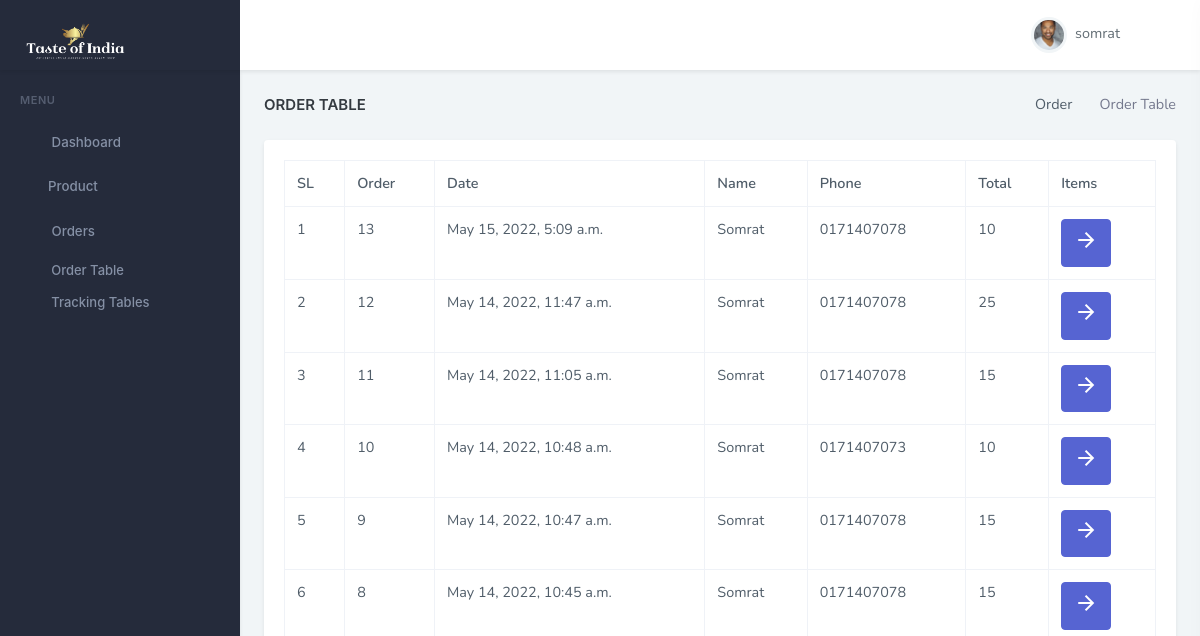
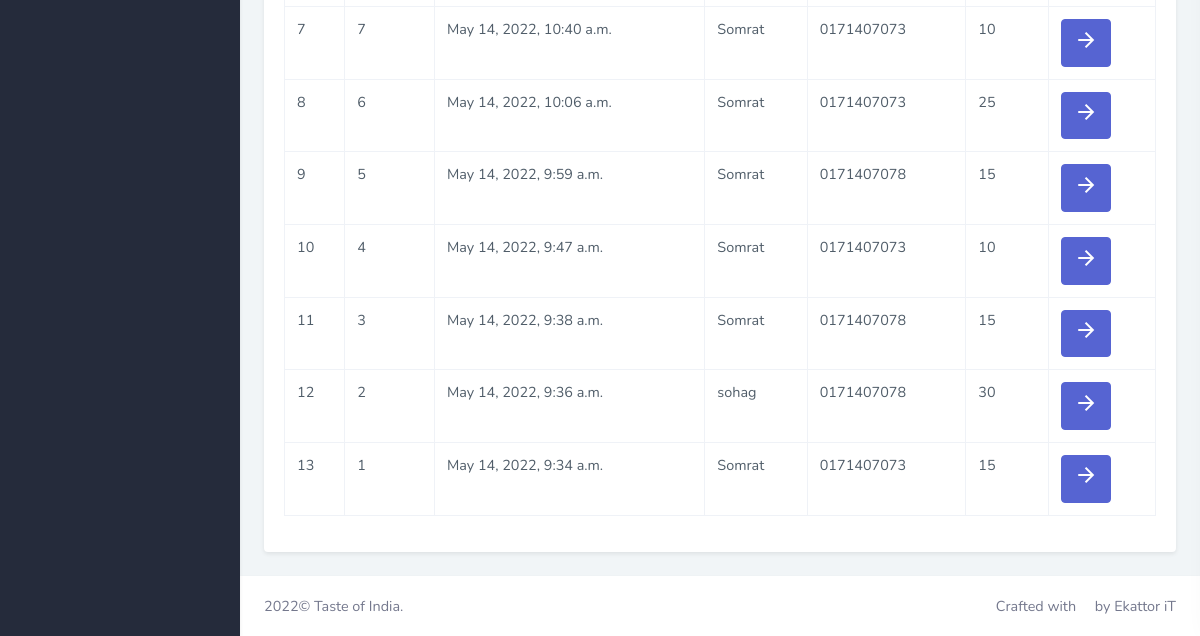
/order-table (signed in), run on an earlier commit of the app's database (2 pictures, top to bottom).
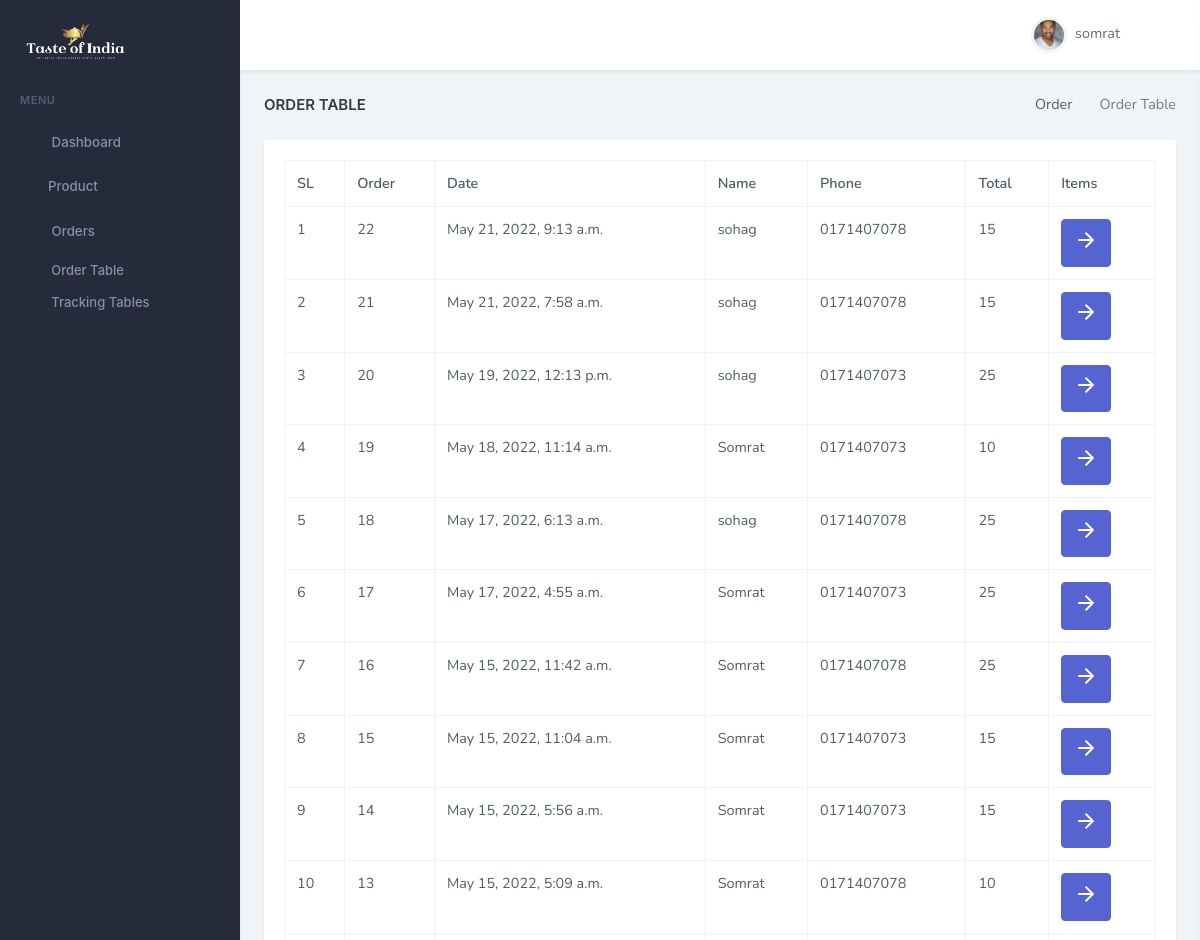
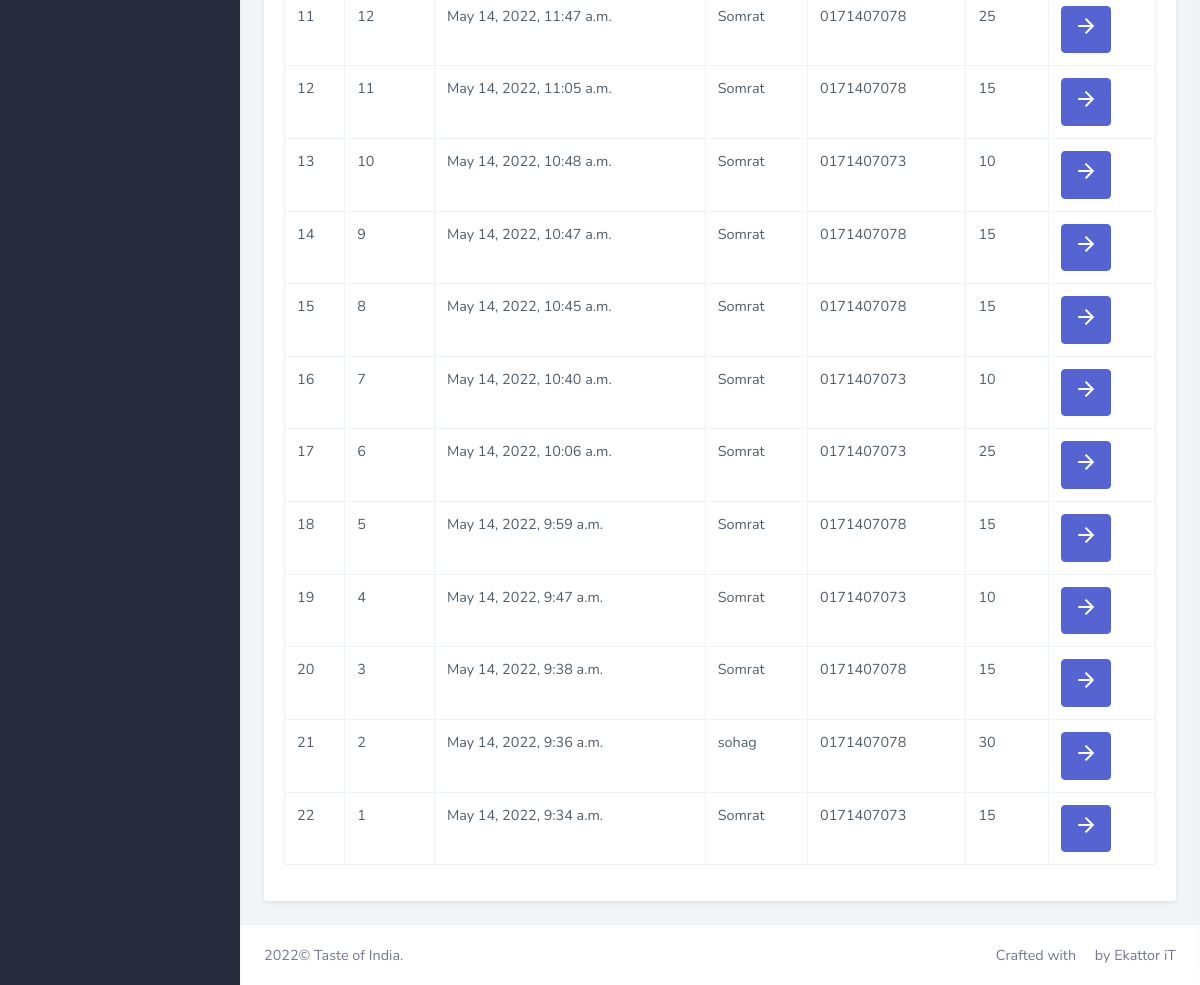
And on a later commit of the database (2 pictures, top to bottom).
### dashboard/models.py (models this page shows)
class Orders(models.Model):
    order_id = models.AutoField(primary_key=True)
    items_json = models.CharField(max_length=5000)
    userId = models.IntegerField(default=0)
    amount = models.IntegerField(default=0)
    name = models.CharField(max_length=90)
    email = models.CharField(max_length=111)
    address = models.CharField(max_length=111, null=True, blank=True)
    city = models.CharField(max_length=111, null=True, blank=True)
    state = models.CharField(max_length=111, null=True, blank=True)
    zip_code = models.CharField(max_length=111, null=True, blank=True)
    phone = models.CharField(max_length=111, default="")
    timestamp = models.DateTimeField(default=timezone.now)

### dashboard/views.py (the view)
# urls.py: path('order-table', views.OrderListView.as_view(), name="order-table"),  # order list
class OrderListView(LoginRequiredMixin, ListView, ):
    login_url = 'admin-login'
    model = Orders  # Model I want to Covert to List
    template_name = 'menu/order-table.html'  # Template Name
    context_object_name = 'order'  # Change default name of objectList
    ordering = ['-timestamp', '-order_id']  # Ordering post LIFO
    def get_context_data(self, **kwargs):
        context = super().get_context_data(**kwargs)
        context["title"] = "Order Table"
        context["pageview"] = "Order"
        return context

### templates/menu/order-table.html (shortened to what this page needs)
{% extends 'partials/base.html' %}
{% load static %}
{% block extra_css %}
        <link href="{% static 'libs/datatables.net-bs4/css/dataTables.bootstrap4.min.css' %}" rel="stylesheet" type="text/css" />
        <link href="{% static 'libs/datatables.net-buttons-bs4/css/buttons.bootstrap4.min.css' %}" rel="stylesheet" type="text/css" />
        <link href="{% static 'libs/datatables.net-select-bs4/css//select.bootstrap4.min.css' %}" rel="stylesheet" type="text/css" />
        <link href="{% static 'libs/datatables.net-responsive-bs4/css/responsive.bootstrap4.min.css' %}" rel="stylesheet" type="text/css" />
{% endblock extra_css %}
{% block content %}
                        <div class="row">
                            <div class="col-12">
                                <div class="card">
                                    <div class="card-body">
                                        <table id="datatable" class="table table-bordered dt-responsive nowrap" style="border-collapse: collapse; border-spacing: 0; width: 100%;">
                                            <thead>
                                            <tr>
                                                <th>SL</th>
                                                <th>Order</th>
                                                <th>Date</th>
                                                <th>Name</th>
                                                <th>Phone</th>
                                                <th>Total</th>
                                                <th>Items</th>
                                            </tr>
                                            </thead>
                                            <tbody>
                                            {% for item in order %}
                                            <tr>
                                                <td>{{ forloop.counter}}</td>
                                                <td>{{ item.order_id }}</td>
                                                <td>{{ item.timestamp }}</td>
                                                <td>{{ item.name }}</td>
                                                <td>{{ item.phone }}</td>
                                                <td>{{ item.amount }}</td>
                                                <td><button type="button" id="click{{item.order_id}}" class="btn btn-primary waves-effect waves-light" data-bs-toggle="modal" data-bs-target=".bs-example-modal-lg">
                                                                <i class="material-icons">&#xE5C8;</i></button></td>
                                            </tr>
                                            {% endfor %}
                                            </tbody>
                                        </table>
                                    </div>
                                </div>
                            </div>
                        </div>
{% endblock content %}

What changed in the data, as far as the page shows it:
added Orders: order_id "22", timestamp "May 21, 2022, 9:13 a.m.", name "sohag", phone "0171407078", amount "15"
added Orders: order_id "21", timestamp "May 21, 2022, 7:58 a.m.", name "sohag", phone "0171407078", amount "15"
added Orders: order_id "20", timestamp "May 19, 2022, 12:13 p.m.", name "sohag", phone "0171407073", amount "25"
added Orders: order_id "19", timestamp "May 18, 2022, 11:14 a.m.", name "Somrat", phone "0171407073", amount "10"
added Orders: order_id "18", timestamp "May 17, 2022, 6:13 a.m.", name "sohag", phone "0171407078", amount "25"
added Orders: order_id "17", timestamp "May 17, 2022, 4:55 a.m.", name "Somrat", phone "0171407073", amount "25"
added Orders: order_id "16", timestamp "May 15, 2022, 11:42 a.m.", name "Somrat", phone "0171407078", amount "25"
added Orders: order_id "15", timestamp "May 15, 2022, 11:04 a.m.", name "Somrat", phone "0171407073", amount "15"
added Orders: order_id "14", timestamp "May 15, 2022, 5:56 a.m.", name "Somrat", phone "0171407073", amount "15"
